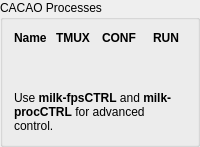
      <widget class="QGroupBox" name="proc_groupbox">
       <property name="title">
        <string>CACAO Processes</string>
       </property>
       <layout class="QVBoxLayout" name="verticalLayout_5">
        <item>
         <layout class="QGridLayout" name="proc_layout" columnstretch="0,1,1,1">
          <item row="0" column="3" alignment="Qt::AlignmentFlag::AlignHCenter">
           <widget class="QLabel" name="proc_run_label">
            <property name="font">
             <font>
              <bold>true</bold>
             </font>
            </property>
            <property name="text">
             <string>RUN</string>
            </property>
           </widget>
          </item>
          <item row="0" column="2" alignment="Qt::AlignmentFlag::AlignHCenter">
           <widget class="QLabel" name="proc_conf_label">
            <property name="font">
             <font>
              <bold>true</bold>
             </font>
            </property>
            <property name="text">
             <string>CONF</string>
            </property>
           </widget>
          </item>
          <item row="0" column="1" alignment="Qt::AlignmentFlag::AlignHCenter">
           <widget class="QLabel" name="proc_tmux_label">
            <property name="font">
             <font>
              <bold>true</bold>
             </font>
            </property>
            <property name="text">
             <string>TMUX</string>
            </property>
           </widget>
          </item>
          <item row="0" column="0">
           <widget class="QLabel" name="proc_name_label">
            <property name="font">
             <font>
              <bold>true</bold>
             </font>
            </property>
            <property name="text">
             <string>Name</string>
            </property>
           </widget>
          </item>
         </layout>
        </item>
        <item>
         <spacer name="verticalSpacer_9">
          <property name="orientation">
           <enum>Qt::Orientation::Vertical</enum>
          </property>
          <property name="sizeHint" stdset="0">
           <size>
            <width>20</width>
            <height>40</height>
           </size>
          </property>
         </spacer>
        </item>
        <item>
         <widget class="QLabel" name="milk_fpsCTRL_label">
          <property name="text">
           <string>Use &lt;span style=&quot;font-weight: bold;&quot;&gt;milk-fpsCTRL&lt;/span&gt; and &lt;span style=&quot;font-weight: bold;&quot;&gt;milk-procCTRL&lt;/span&gt; for advanced control.</string>
          </property>
          <property name="wordWrap">
           <bool>true</bool>
          </property>
         </widget>
        </item>
       </layout>
      </widget>
